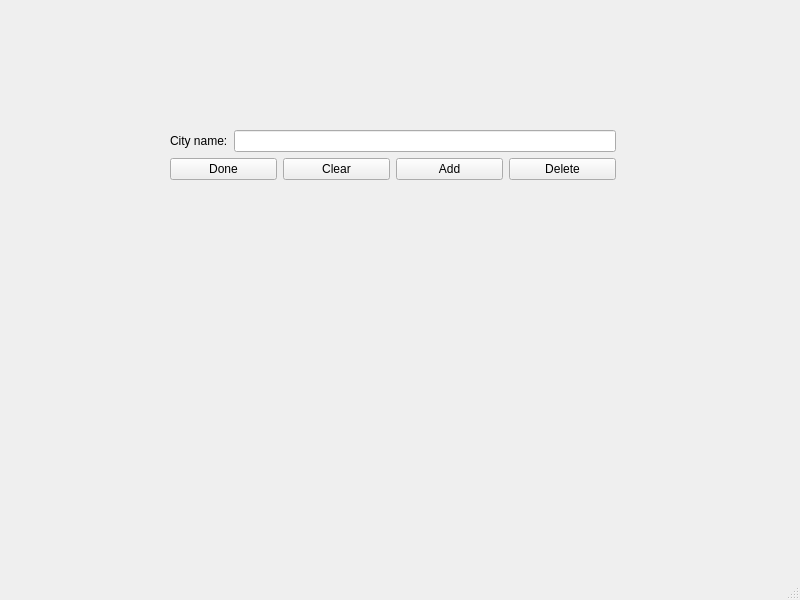
<?xml version="1.0" encoding="UTF-8"?>
<ui version="4.0">
 <class>adminCitiesEdit</class>
 <widget class="QMainWindow" name="adminCitiesEdit">
  <property name="geometry">
   <rect>
    <x>0</x>
    <y>0</y>
    <width>800</width>
    <height>600</height>
   </rect>
  </property>
  <property name="windowTitle">
   <string/>
  </property>
  <widget class="QWidget" name="centralwidget">
   <widget class="QWidget" name="verticalLayoutWidget">
    <property name="geometry">
     <rect>
      <x>170</x>
      <y>130</y>
      <width>446</width>
      <height>231</height>
     </rect>
    </property>
    <layout class="QVBoxLayout" name="verticalLayout">
     <item>
      <layout class="QHBoxLayout" name="horizontalLayout">
       <item>
        <widget class="QLabel" name="label">
         <property name="text">
          <string>City name:</string>
         </property>
        </widget>
       </item>
       <item>
        <widget class="QLineEdit" name="cityNameEdit"/>
       </item>
      </layout>
     </item>
     <item>
      <layout class="QHBoxLayout" name="horizontalLayout_2">
       <item>
        <widget class="QPushButton" name="doneButton">
         <property name="styleSheet">
          <string notr="true"/>
         </property>
         <property name="text">
          <string>Done</string>
         </property>
        </widget>
       </item>
       <item>
        <widget class="QPushButton" name="clearButton">
         <property name="text">
          <string>Clear</string>
         </property>
        </widget>
       </item>
       <item>
        <widget class="QPushButton" name="addButton">
         <property name="text">
          <string>Add</string>
         </property>
        </widget>
       </item>
       <item>
        <widget class="QPushButton" name="deleteButton">
         <property name="text">
          <string>Delete</string>
         </property>
        </widget>
       </item>
      </layout>
     </item>
     <item>
      <widget class="QLabel" name="warningLabel">
       <property name="text">
        <string/>
       </property>
       <property name="alignment">
        <set>Qt::AlignmentFlag::AlignCenter</set>
       </property>
      </widget>
     </item>
    </layout>
   </widget>
  </widget>
  <widget class="QMenuBar" name="menubar">
   <property name="geometry">
    <rect>
     <x>0</x>
     <y>0</y>
     <width>800</width>
     <height>24</height>
    </rect>
   </property>
  </widget>
  <widget class="QStatusBar" name="statusbar"/>
 </widget>
 <resources/>
 <connections/>
</ui>
